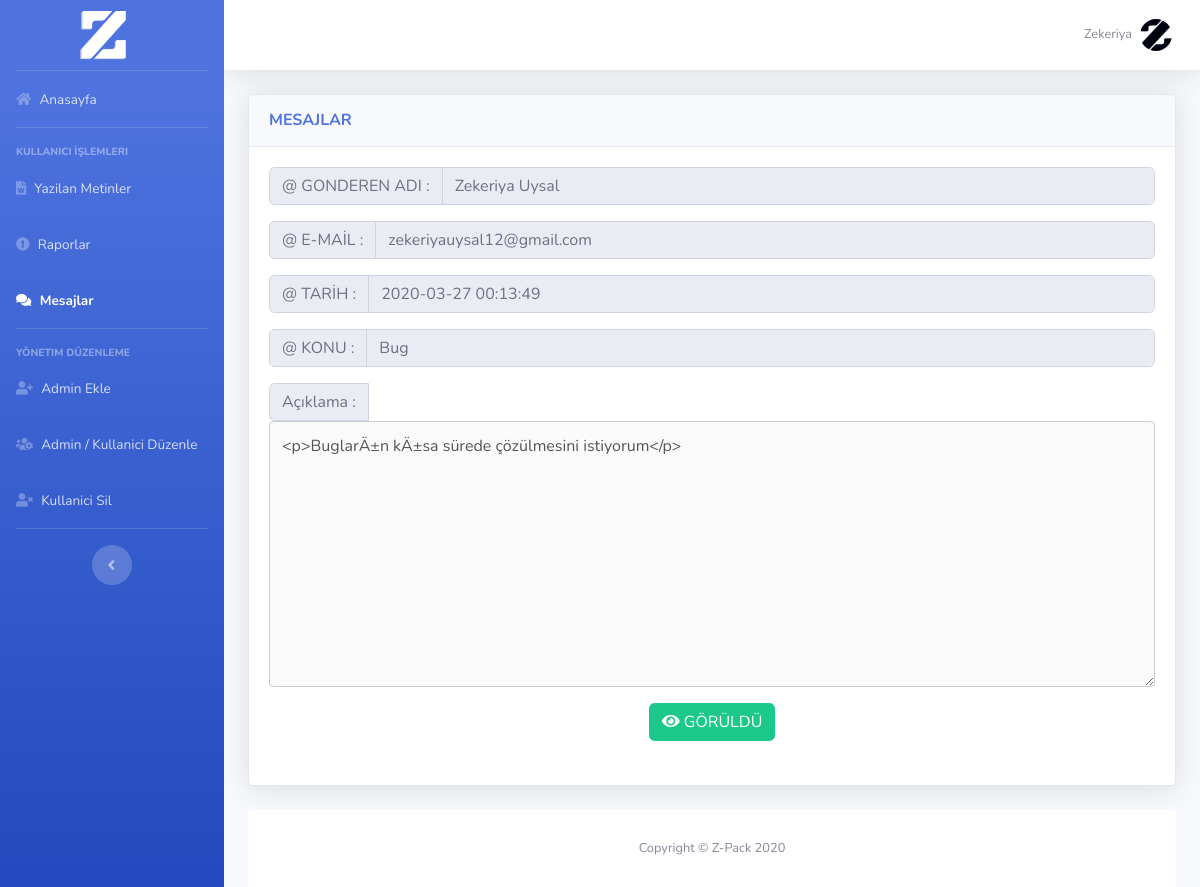
Screenshot of /webxpanel/panel/show_contact_make.php?ID=3 (signed in) with the database file from the repository.
### tables this page shows
CREATE TABLE `contact` (
  `ID` int(11) NOT NULL,
  `IP` varchar(225) NOT NULL,
  `fromID` int(11) NOT NULL DEFAULT 0,
  `name` text NOT NULL,
  `email` text NOT NULL,
  `subject` text NOT NULL,
  `description` text NOT NULL,
  `date` timestamp NOT NULL DEFAULT current_timestamp(),
  `done` int(11) NOT NULL DEFAULT 0
);

### webxpanel/panel/show_contact_make.php (the view, shortened to what this page needs)
 <?php
require_once "../ajax/header.php";
$ID = $_GET['ID'];
$profil= $conn->query("SELECT * FROM contact WHERE ID='$ID'");
$yaz = mysqli_fetch_array($profil);
              $name = $yaz['name'];
              $email = $yaz['email'];
              $subject = $yaz['subject'];
              $description = $yaz['description'];
              $date = $yaz['date'];
?>
<form method='post'>
<div class="card shadow mb-4">
            <div class="card-header py-3">
              <h6 class="m-0 font-weight-bold text-primary">MESAJLAR</h6>
            </div>
            <div class="card-body">
<div class='input-group mb-3'>
<div class='input-group-prepend'>
<span class='input-group-text' id='basic-addon1'> @ GONDEREN ADI : </span>
</div>
<input type='text'  class='form-control' value='<?php echo $name; ?>' disabled>
</div>
<div class='input-group mb-3'>
<div class='input-group-prepend'>
<span class='input-group-text' id='basic-addon1'> @ E-MAİL : </span>
</div>
<input type='text'  class='form-control' value='<?php echo $email; ?>' disabled>
</div>
<div class='input-group mb-3'>
<div class='input-group-prepend'>
<span class='input-group-text' id='basic-addon1'> @ TARİH : </span>
</div>
<input type='text'  class='form-control' value='<?php echo $date; ?>' disabled>
</div>
<div class='input-group mb-3'>
<div class='input-group-prepend'>
<span class='input-group-text' id='basic-addon1'> @ KONU : </span>
</div>
<input type='text'  class='form-control' value='<?php echo $subject; ?>' disabled>
</div>
<div class='input-group mb-3'>
<div class='input-group-prepend'>
<span class='input-group-text' id='basic-addon1'>Açıklama :</span>
</div>
<textarea name='description' id='editor1' rows='10' cols='10' disabled>
<?php echo $description; ?>
</textarea>
</div>
  <center><button class='btn btn-success'  name='update' type='submit'><i class='fas fa-eye'></i> GÖRÜLDÜ</button>
     </center></form>
  <br></div></div> <?php
include "../ajax/footer.php";
?>

### webxpanel/panel/show_contact_make.php (style rules this page uses)
textarea { width: 100%; padding: 12px; border: 1px solid #ccc; border-radius: 4px; resize: vertical; }

### rows the page displays
contact: name "Zekeriya Uysal", email "zekeriyauysal12@gmail.com", date "2020-03-27 00:13:49", subject "Bug", description "<p>BuglarÄ±n kÄ±sa sürede çözülmesini istiyorum</p>"

### other values shown
$_SESSION["username"] "Zekeriya"
